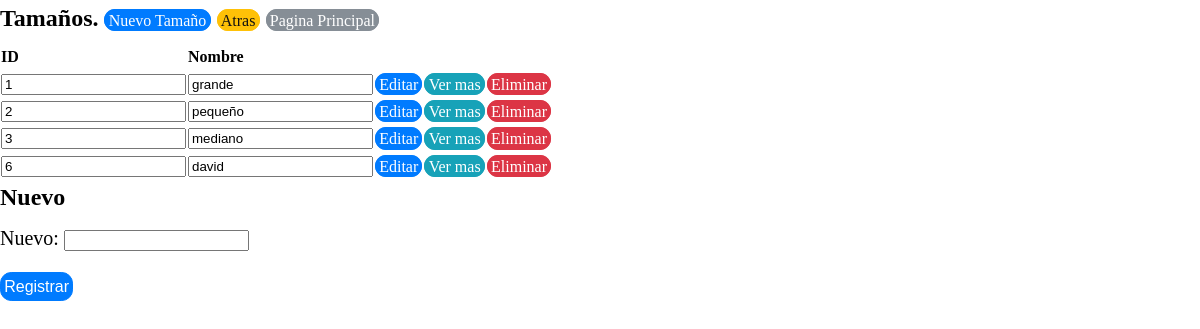
/view/registrotamanioproductoview/RegistroTamanioProductoView.php?action=registrar, run on the app's committed database.
### tables this page shows
CREATE TABLE `tbtamano` (
  `tamanoid` int(11) NOT NULL,
  `tamanonombre` varchar(10) NOT NULL,
  `tamanoestado` int(11) NOT NULL
);

### business/tamaniobusiness/tamanioBusiness.php (called while the page is built, shortened)
<?php
class tamanioBusiness {
    private $DataTamanio;
    public function tamanioBusiness() {
        require_once '../../data/datatamano/DataTamano.php';
        $this->DataTamanio = new DataTamano();
    }
    public function mostrarTamanio() {
        return $this->DataTamanio->mostrarTamano();
    }
}

### data/datatamano/DataTamano.php (called while the page is built, shortened)
<?php
class DataTamano {
    private $conexion;
    function DataTamano() {
        include_once '../../data/dbconexion/Conexion.php';
        $this->conexion = new Conexion();
    }
    public function mostrarTamano() {
        if ($this->conexion->crearConexion()->set_charset('utf8')) {
            $array = array();
            $mostrarTamano = $this->conexion->crearConexion()->query("SELECT * FROM `tbtamano`");
            $this->conexion->cerrarConexion();
            while ($resultado = $mostrarTamano->fetch_assoc()) {
                array_push($array, $resultado);
            }
            return $array;
        }
    }
}
?>

### data/dbconexion/Conexion.php (called while the page is built, shortened)
<?php
class Conexion {
    private $server;
    private $user;
    private $password;
    private $dbname;
    function Conexion(){
        $this->server = "localhost";
        $this->user = "root";
        $this->password = "";
        $this->dbname = "bdexpressdjb";
    }
    function crearConexion(){
        $this->conexion  = mysqli_connect($this->server,$this->user,$this->password,$this->dbname);
        return $this->conexion;
    }
}

### view/registrotamanioproductoview/RegistroTamanioProductoView.php (the view, shortened to what this page needs)
<!DOCTYPE html>
<head>
    <link rel="stylesheet" href="../../css/estilo.css">
    <?php
    include '../../business/tamaniobusiness/tamanioBusiness.php';
    ?>
</head>
<body>
    <?php
    $tamanioBusiness = new tamanioBusiness();
    $allBusiness = $tamanioBusiness->mostrarTamanio();
    ?>
    <h2>Tamaños.
        <a href="?action=registrar" class="btn btn-primary">Nuevo Tamaño</a>
        <a href="../registroproducto/RegistroProducto.php" class="btn btn-warning">Atras</a>
        <a href="../ventanaprincipalview/VentanaPrincipalView.php" class="btn btn-secondary">Pagina Principal</a>
    </h2>
    <form  action="../../business/tamanioaccion/tamanioAccion.php" method="Post" >
        <table>
            <thead>
                <tr>
                    <th>ID</th>
                    <th>Nombre</th>
                </tr>
            </thead>
            <?php foreach ($allBusiness as $current): ?>
                <tr>
                    <td><input type="text" id="tamanoid" name="tamanoid" class="tamanoid"  value="<?php echo $current['tamanoid']; ?>" readonly/> </td>
                    <td><input type="text" id="tamanonombre" name="tamanonombre" class="tamanonombre" value="<?php echo $current['tamanonombre']; ?>" readonly/> </td>
                    <td><a href="?action=editar&id=<?php echo $current['tamanoid']; ?> " class="btn btn-primary">Editar</a></td>
                    <td><a href="?action=ver&id=<?php echo $current['tamanoid']; ?> " class="btn btn-info">Ver mas</a></td>
                    <td><a href="?action=eliminar&id=<?php echo $current['tamanoid']; ?> " class="btn btn-danger">Eliminar</a></td>
                </tr>
            <?php endforeach ?>
        </table>
    </form>
    <?php
    if (isset($_REQUEST['action'])) {
        switch ($_REQUEST['action']) {
            case 'registrar':
                echo '<form  action="../../business/tamanioaccion/tamanioAccion.php" method="Post">';
                echo '<h2>Nuevo</h2>';
                echo '<p>Nuevo: <input type="text" name="tamanonombre" id="tamanonombre" required pattern="([a-zA-ZñÑáéíóúÁÉÍÓÚüÜ ]{2,25})"></p>';
                echo '<p><input type="submit" class="btn btn-primary" value="Registrar" name="nuevo" id="nuevo"/></p>';
                echo '</form>';
                break;
        }
    }
    ?>
</body>
</html>

### css/estilo.css (style rules this page uses)
body { margin: 0; font-family: verdana; font-size: 1rem; font-weight: normal; line-height: 1.5; color: black; background-color: window; }
h1, h2, h3, h4, h5, h6 { margin-top: 0; margin-bottom: .5rem; }
p { margin-top: 0; margin-bottom: 1rem; font-family: verdana; font-size: 20px; }
a { color: blue; text-decoration: none; background-color: transparent; -webkit-text-decoration-skip: objects; }
table { border-collapse: collapse; }
th { text-align: left; }
.btn { font-weight: normal; text-align: center; white-space: nowrap; vertical-align: middle; border: 1px solid transparent; padding: 0.1rem 0.2rem; font-size: 1rem; line-height: 1.5; border-radius: 0.70rem; transition: all 0.15s ease-in-out; }
.btn-primary { color: #fff; background-color: #007bff; border-color: #007bff; }
.btn-secondary { color: #fff; background-color: #868e96; border-color: #868e96; }
.btn-info { color: #fff; background-color: #17a2b8; border-color: #17a2b8; }
.btn-warning { color: #111; background-color: #ffc107; border-color: #ffc107; }
.btn-danger { color: #fff; background-color: #dc3545; border-color: #dc3545; }

### data on the page
tbtamano: tamanoid "1", tamanonombre "grande"
tbtamano: tamanoid "2", tamanonombre "pequeño"
tbtamano: tamanoid "3", tamanonombre "mediano"
tbtamano: tamanoid "6", tamanonombre "david"
